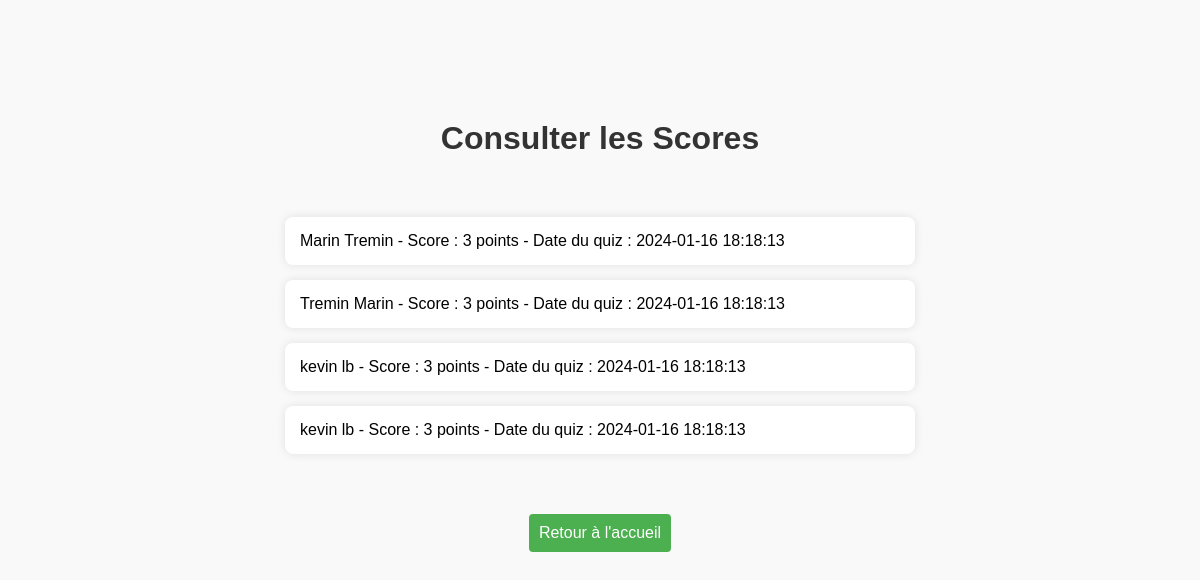
The page /consulter_scores.php on the database as committed earlier.
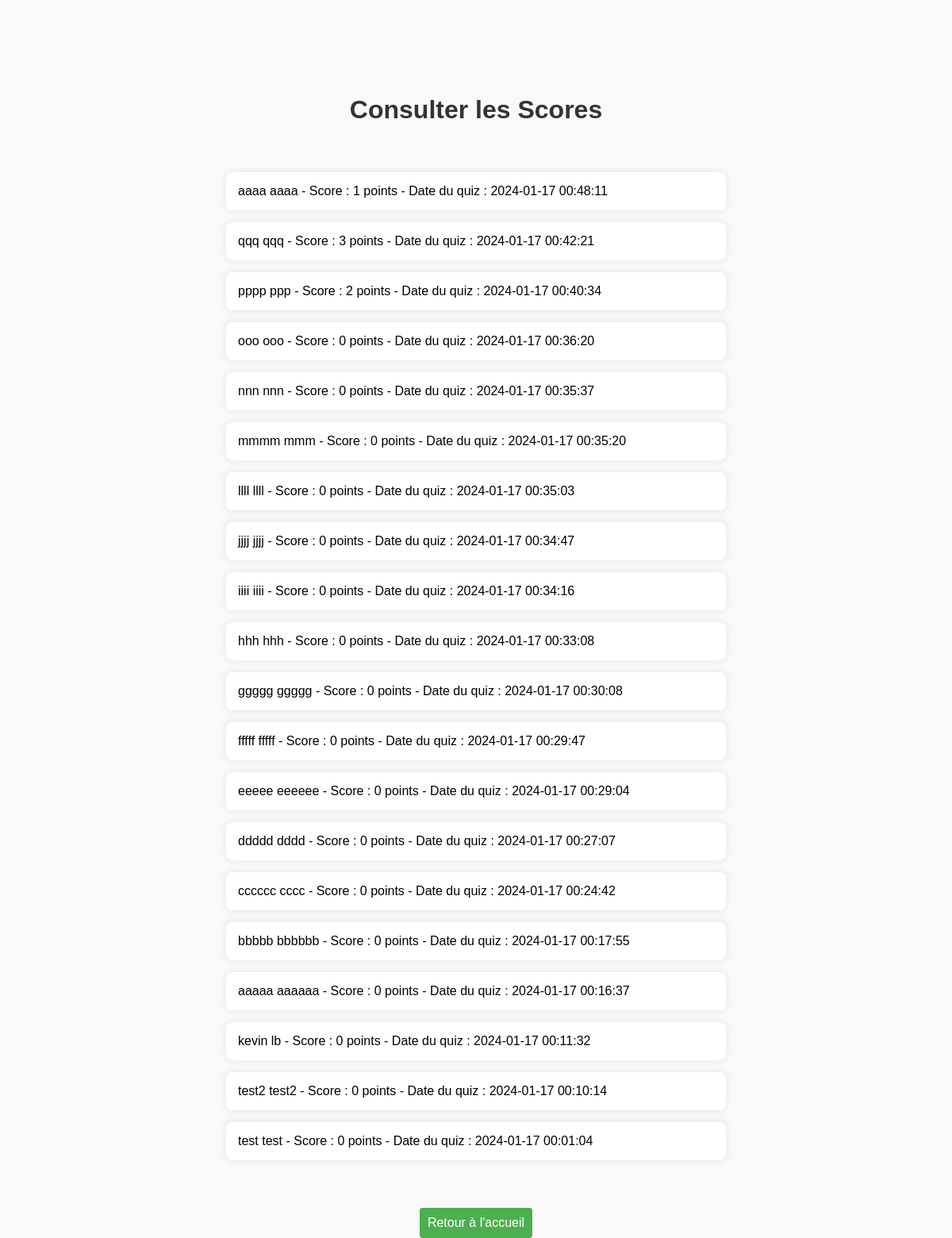
The same page on the database as committed later.
### tables this page shows
CREATE TABLE scores (
        id INTEGER PRIMARY KEY,
        participant_id INTEGER,
        score INTEGER,
        time INTEGER,
        FOREIGN KEY (participant_id) REFERENCES participants(idP));

### consulter_scores.php (the view, shortened to what this page needs)
<!DOCTYPE html>
<html lang="fr">
<head>
    <link rel="stylesheet" type="text/css" href="css/scores.css">
</head>
<body>
    <h1>Consulter les Scores</h1>
    <?php
    try {
        $file_db = new PDO('sqlite:contacts.sqlite3');
        $file_db->setAttribute(PDO::ATTR_ERRMODE, PDO::ERRMODE_WARNING);
        $query = "SELECT scores.*, participants.nom, participants.prenom
                  FROM scores
                  INNER JOIN participants ON scores.participant_id = participants.idP
                  ORDER BY scores.id DESC";
        $scores = $file_db->query($query);
        if (!$scores) {
            echo "Erreur SQL : " . print_r($file_db->errorInfo(), true);
        } else {
            $scores = $scores->fetchAll(PDO::FETCH_ASSOC);
            if ($scores) {
                echo '<ul>';
                foreach ($scores as $score) {
                    echo '<li>'. $score['nom'] .' ' . $score['prenom'] .' - Score : ' . $score['score'] . ' points - Date du quiz : ' . date('Y-m-d H:i:s', $score['time']) . '</li>';
                }
                echo '</ul>';
            } else {
                echo '<p>Aucun score disponible.</p>';
            }
        }
    } catch (PDOException $ex) {
        echo $ex->getMessage();
    }
    ?>
    <button onclick="window.location.href='accueil.php'">Retour à l'accueil</button>
</body>
</html>

Rows that differ between the two databases and show on the page:
no longer on this page (row edited): scores: nom "Tremin", prenom "Marin", score "3", time "2024-01-16 18:18:13"
added scores: nom "aaaa", prenom "aaaa", score "1", time "2024-01-17 00:48:11"
added scores: nom "qqq", prenom "qqq", score "3", time "2024-01-17 00:42:21"
added scores: nom "pppp", prenom "ppp", score "2", time "2024-01-17 00:40:34"
added scores: nom "ooo", prenom "ooo", score "0", time "2024-01-17 00:36:20"
added scores: nom "nnn", prenom "nnn", score "0", time "2024-01-17 00:35:37"
added scores: nom "mmmm", prenom "mmm", score "0", time "2024-01-17 00:35:20"
added scores: nom "llll", prenom "llll", score "0", time "2024-01-17 00:35:03"
added scores: nom "jjjj", prenom "jjjj", score "0", time "2024-01-17 00:34:47"
added scores: nom "iiii", prenom "iiii", score "0", time "2024-01-17 00:34:16"
added scores: nom "hhh", prenom "hhh", score "0", time "2024-01-17 00:33:08"
added scores: nom "ggggg", prenom "ggggg", score "0", time "2024-01-17 00:30:08"
added scores: nom "fffff", prenom "fffff", score "0", time "2024-01-17 00:29:47"
added scores: nom "eeeee", prenom "eeeeee", score "0", time "2024-01-17 00:29:04"
added scores: nom "ddddd", prenom "dddd", score "0", time "2024-01-17 00:27:07"
added scores: nom "cccccc", prenom "cccc", score "0", time "2024-01-17 00:24:42"
added scores: nom "bbbbb", prenom "bbbbbb", score "0", time "2024-01-17 00:17:55"
added scores: nom "aaaaa", prenom "aaaaaa", score "0", time "2024-01-17 00:16:37"
changed scores (number 18 of 20 on the later page): nom "Marin" → "kevin"; prenom "Tremin" → "lb"; score "3" → "0"; time "2024-01-16 18:18:13" → "2024-01-17 00:11:32"
changed scores (number 19 of 20 on the later page): nom "kevin" → "test2"; prenom "lb" → "test2"; score "3" → "0"; time "2024-01-16 18:18:13" → "2024-01-17 00:10:14"
changed scores (number 20 of 20 on the later page): nom "kevin" → "test"; prenom "lb" → "test"; score "3" → "0"; time "2024-01-16 18:18:13" → "2024-01-17 00:01:04"
